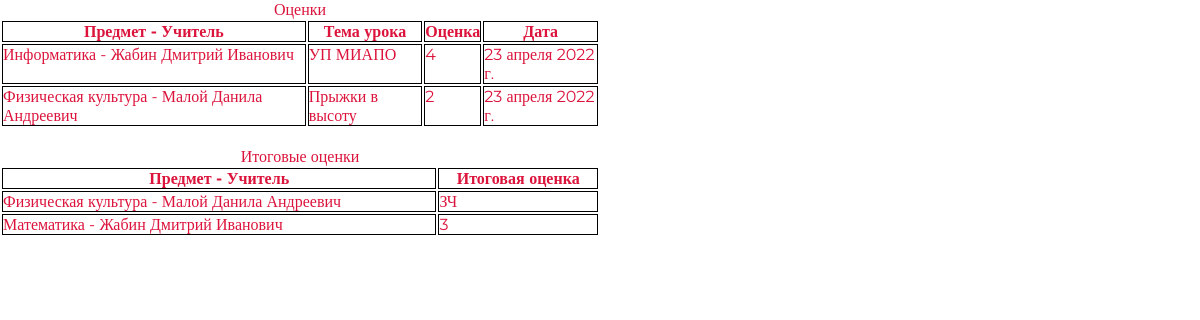
/1/, run on the app's committed database.
### book/models.py (models this page shows, shortened)
class Grade (models.Model):
    GRADES = (
        ('2', '2'),
        ('3', '3'),
        ('4', '4'),
        ('5', '5')
    )
    grade = models.CharField("Оценка", max_length=1, choices=GRADES, null=True)
    lesson_topic = models.ForeignKey(Lesson, verbose_name="Тема урока", on_delete=models.SET_NULL, null=True, blank=True)
    student = models.ForeignKey(Student, verbose_name="Ученик", on_delete=models.SET_NULL, null=True, blank=True)
    class Meta:
        verbose_name = "Оценка"
        verbose_name_plural = "Оценки"

class Lesson(models.Model):
    subject = models.ForeignKey(Subject, verbose_name="Предмет", on_delete=models.SET_NULL, null=True, blank=True)
    date_ls = models.DateField("Дата урока", default=date.today)
    lesson_topic = models.CharField("Тема урока", max_length=100)
    homework = models.TextField("Домашнее задание", null=True, blank=True, default='')
    class Meta:
        verbose_name = "Урок"
        verbose_name_plural = "Уроки"

class Subject(models.Model):
    name = models.CharField("Название предмета", max_length=30)
    teacher = models.ForeignKey(Teacher, verbose_name="Учитель", on_delete=models.SET_NULL, null=True, blank=True)
    def __str__(self):
        return f'{self.name} - {self.teacher}'
    class Meta:
        verbose_name = "Предмет"
        verbose_name_plural = "Предметы"

class Teacher(models.Model):
    fname = models.CharField("Имя", max_length=30)
    mname = models.CharField("Отчество", max_length=30, null=True)
    lname = models.CharField("Фамилия", max_length=40)
    ph_numb = models.CharField("Номер телефона", null=True, unique=True, max_length=40)
    def __str__(self):
        return f'{self.lname} {self.fname} {self.mname}'
    class Meta:
        verbose_name = "Учитель"
        verbose_name_plural = "Учителя"

class FinalGrade(models.Model):
    FGRADES = (
        ('2', '2'),
        ('3', '3'),
        ('4', '4'),
        ('5', '5'),
        ('ЗЧ', 'Зачет'),
        ('НЗ', 'Не зачет')
    )
    fgrade = models.CharField("Оценка", max_length=2, choices=FGRADES, null=True)
    student = models.ForeignKey(Student, verbose_name="Ученик", on_delete=models.SET_NULL, null=True, blank=True)
    subject = models.ForeignKey(Subject, verbose_name="Предмет", on_delete=models.SET_NULL, null=True, blank=True)
    class Meta:
        verbose_name = "Итоговая оценка"
        verbose_name_plural = "Итоговые оценки"

### book/views.py (the view)
# urls.py: path("<int:pk>/", views.GradesViewStudent.as_view())
class GradesViewStudent(View):
    def get(self, request, pk):
        grades = Grade.objects.all()
        fgrades = FinalGrade.objects.all()
        student = Student.objects.get(id=pk)
        for i in grades:
            if i.student.id == student.id:
                grades = Grade.objects.filter(student=student.id)
                fgrades = FinalGrade.objects.filter(student=student.id)
        return render(request, "grades.html", {"grades_list": grades, "fgrades_list": fgrades})

### templates/grades.html (shortened to what this page needs)
<!DOCTYPE html>
{% load static %}
<html>
  <head>
    <link rel="stylesheet" href="{% static 'css/style.css' %}">
  </head>
  <body>
     <table align="center" width="50%">
         <caption>Оценки</caption>
      <tr class="samara"><th>Предмет - Учитель</th><th>Тема урока</th><th>Оценка</th><th>Дата</th></tr>
        {% for grade in grades_list %}
            <tr><td>{{grade.lesson_topic.subject}}</td><td>{{grade.lesson_topic.lesson_topic}}</td><td>{{grade.grade}}</td><td>{{grade.lesson_topic.date_ls}}</td></tr>
        {% endfor %}
    </table>
<br>
     <table align="center" width="50%">
         <caption>Итоговые оценки</caption>
      <tr class="samara"><th>Предмет - Учитель</th><th>Итоговая оценка</tr>
        {% for fgrades in fgrades_list %}
            <tr><td>{{fgrades.subject}}</td><td>{{fgrades.fgrade}}</tr>
        {% endfor %}
    </table>
  </body>
</html>

### static/css/style.css (style rules this page uses)
body { margin: 0; font-family: 'Montserrat' ; font-size: 14px bold; color: crimson; }
.samara { border: 1px black; }
table { border: 1px black; }
th { border: 1px solid #000000; }
td { border: 1px solid #000000; }
*, *:before, *:after { box-sizing: border-box; margin: 0; padding: 0px; border: 1px; outline: 0 none; vertical-align: baseline; }

### data on the page
Grade: lesson_topic.subject "Информатика - Жабин Дмитрий Иванович", lesson_topic.lesson_topic "УП МИАПО", grade "4", lesson_topic.date_ls "23 апреля 2022 г."
Grade: lesson_topic.subject "Физическая культура - Малой Данила Андреевич", lesson_topic.lesson_topic "Прыжки в высоту", grade "2", lesson_topic.date_ls "23 апреля 2022 г."
FinalGrade: subject "Физическая культура - Малой Данила Андреевич", fgrade "ЗЧ"
FinalGrade: subject "Математика - Жабин Дмитрий Иванович", fgrade "3"
